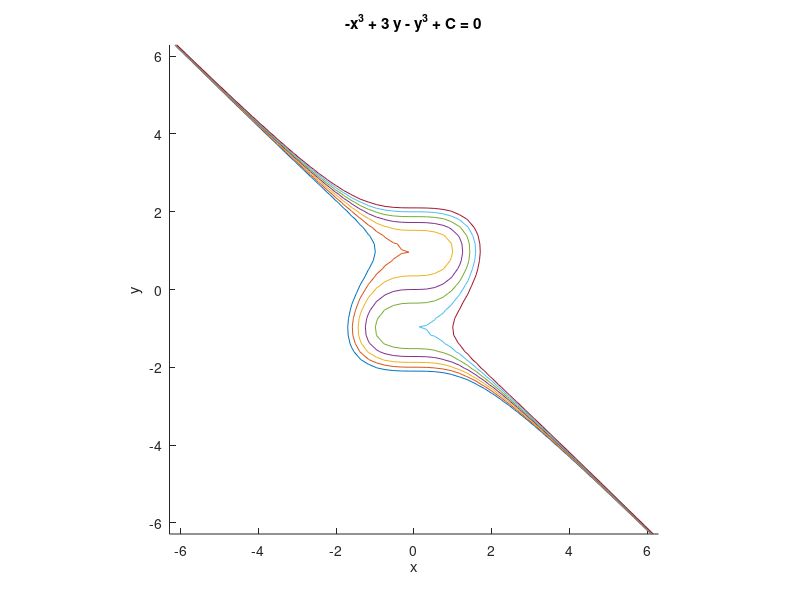

Write MATLAB code to recreate this figure.
%This script relies on symbolic package
%To run you need to have python installed
%along with python's sympy package
%to install on a system that already has python and octave
%type on a terminal:
%pip install sympy
%then open octave, and in it's command widow type:
%pkg install -forge symbolic
%once these are done the current script should run

clearvars, close all
%pkg load symbolic

%syms x y


%x = linspace(-10,10,10000);

C = 1.0;

figure(1);
hold on
for C = -3:1:3
  ezplot(@(x,y) -x.^3 + 3.*y - y.^3 +C)
endfor
axis equal
hold off
